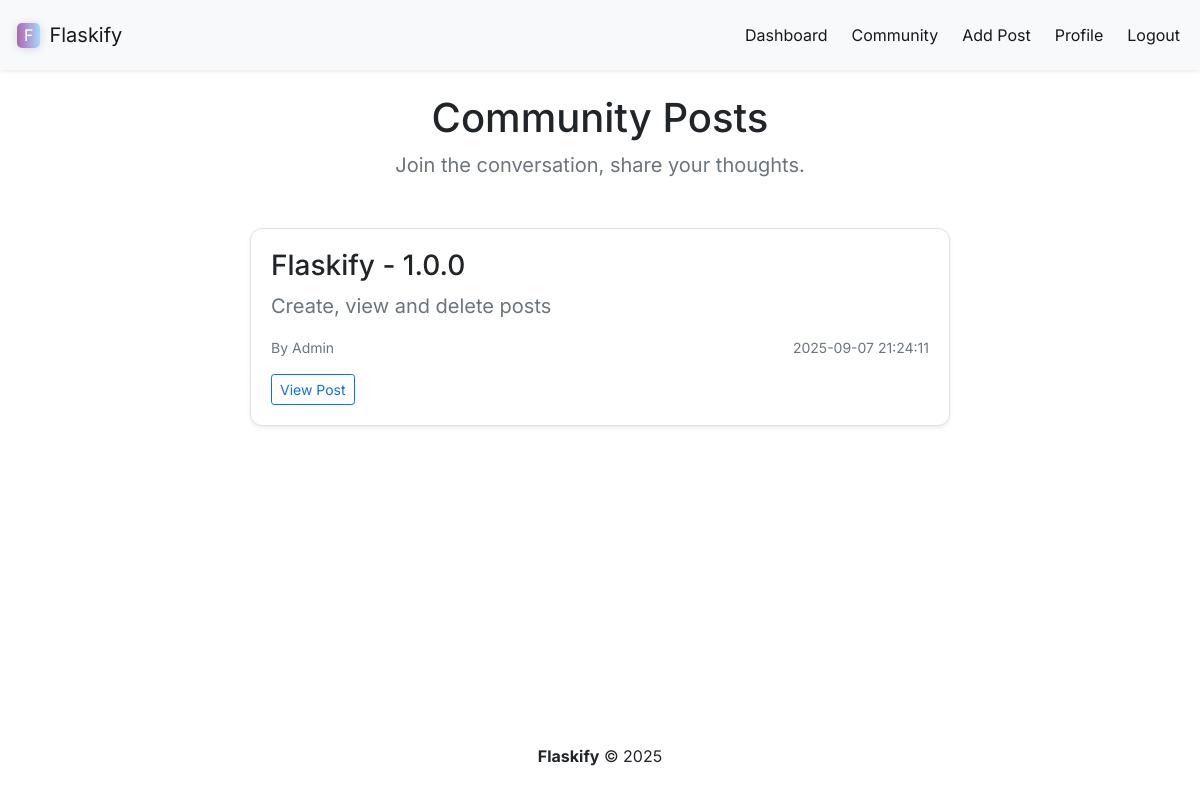
The page /posts (signed in) on the database its author committed.
### app.py (models this page shows)
class Posts(db.Model):
    id = db.Column(db.Integer, primary_key=True)
    title = db.Column(db.String(999))
    content = db.Column(db.Text)
    author = db.Column(db.String(999))
    date_posted = db.Column(db.DateTime, default=datetime.now(timezone.utc))
    slug = db.Column(db.String(255))

### app.py (the view)
@app.route('/posts')
@login_required
def posts():
    posts = Posts.query.order_by(Posts.date_posted)
    return render_template("posts.html", posts=posts)

### app.py (called while the page is built)
@login_manager.user_loader
def load_user(user_id):
    return Users.query.get(int(user_id))

### templates/posts.html
{% extends 'base.html' %}
{% block navigation_items %}
    <div class="collapse navbar-collapse" id="navbarSupportedContent">
        <ul class="navbar-nav ms-auto gap-2">
            <li class="nav-item">
                <a class="nav-link active" aria-current="page" href="{{url_for('dashboard')}}">Dashboard</a>
            </li>
            <li class="nav-item">
                <a class="nav-link active" aria-current="page" href="{{url_for('posts')}}">Community</a>
            </li>
            <li class="nav-item">
                <a class="nav-link active" aria-current="page" href="{{url_for('add_post')}}">Add Post</a>
            </li>
            <li class="nav-item">
                <a class="nav-link active" aria-current="page" href="{{url_for('profile')}}">Profile</a>
            </li>
            <li class="nav-item">
                <a class="nav-link active" aria-current="page" href="{{url_for('logout')}}">Logout</a>
            </li>
        </ul>
    </div>
{% endblock %}
{% block section %}
  <div class="text-center mb-5">
    <h1 class="font-for-text">Community Posts</h1>
    <p class="font-for-text text-muted fs-5">Join the conversation, share your thoughts.</p>
  </div>
  <div class="d-flex flex-column align-items-center gap-4 font-for-text">
    {% for post in posts %}
      <div class="post-container-styling bg-white shadow-sm">
        <h3 class="fw-semibold mb-2">{{ post.title }}</h3>
        <p class="fs-5 text-secondary mb-3">{{ post.content }}</p>
        <div class="d-flex justify-content-between text-muted small mb-3">
          <span>By {{ post.author }}</span>
          <span>{{ post.date_posted.strftime("%Y-%m-%d %H:%M:%S") }}</span>
        </div>
        <div class="d-flex flex-row gap-2">
            <div class="">
                <a class="btn btn-sm btn-outline-primary" href="{{ url_for('post', id=post.id) }}">
                    View Post
                </a>
            </div>
        </div>
      </div>
    {% endfor %}
  </div>
{% endblock %}

### templates/base.html (shortened to what this page needs)
<!DOCTYPE html>
<html lang="en">
<head>
    <link href="https://cdn.jsdelivr.net/npm/bootstrap@5.0.2/dist/css/bootstrap.min.css" rel="stylesheet">
    <link href="/static/style.css" rel="stylesheet">
</head>
<body class="d-flex flex-column min-vh-100">
    <nav class="navbar navbar-expand-lg navbar-light bg-light shadow-sm font-for-text" style="height: 70px;">
        <div class="container-fluid">
            <div class="d-flex align-items-center gap-1">
                <span class="logo-style text-white">F</span>
                <a class="navbar-brand">Flaskify</a>
            </div>
            {% block navigation_items %}
            {% endblock %}
        </div>
    </nav>
    <div class="container mt-4">
    {% block section %}
    {% endblock %}
    </div>
    <footer class="text-black mt-auto py-3" style="margin-top: 50px">
        <div class="container text-sm">
            <p class="text-center font-for-text"><strong>Flaskify</strong> &copy; {{ 2025 }}</p>
        </div>
    </footer>
</body>
</html>

### static/style.css (style rules this page uses)
.font-for-text { font-family: 'Inter'; }
.logo-style { margin-left: 5px; margin-right: 5px; padding-left: 7px; padding-right: 7px; padding-top: 0.5px; padding-bottom: 0.5px; border-radius: 5px; background: linear-gradient(90deg, rgb(173, 102, 173), rgb(169, 215, 255)); box-shadow: 0 1px 10px rgba(0, 0, 0, 0.15); }
a { text-decoration: none; color: inherit; }
.post-container-styling { border: 1px solid #e0e0e0; border-radius: 12px; padding: 20px; width: 100%; max-width: 700px; transition: transform 0.15s ease, box-shadow 0.15s ease; }

### rows shown on the page
Posts: title "Flaskify - 1.0.0", content "Create, view and delete posts", author "Admin", date_posted "2025-09-07 21:24:11"

### other values the page prints
{{ 2025 }} "2025"
